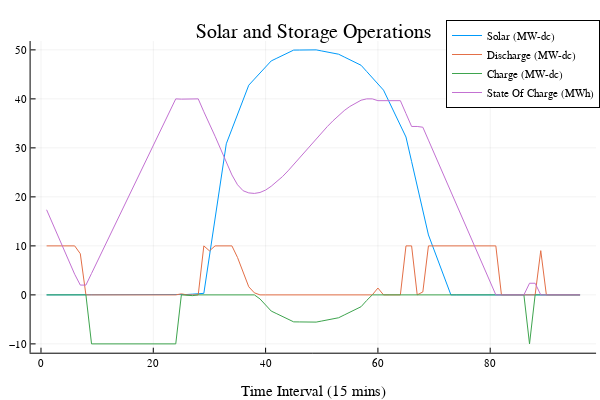

The notebook cell saved with this chart:
### Markdown cell above
Finally, let's plot the optimal operational decisions for our solar and storage system....

### Code cell
plot(results.Solar_Output, label="Solar (MW-dc)")
plot!(results.Storage_Discharge, label="Discharge (MW-dc)")
plot!(-1*results.Storage_Charge, label="Charge (MW-dc)")
plot!(results.Storage_SOC, label="State Of Charge (MWh)")
title!("Solar and Storage Operations")
xaxis!("Time Interval (15 mins)")
yaxis!("")

### Figure 1 — Plotly figure (JSON) as saved in the notebook; plotly's stock layout.template omitted (floating-point values rounded to 4 significant figures)
{"data": [{"colorbar": {"title": ""}, "legendgroup": "Solar (MW-dc)", "line": {"color": "rgba(0, 154, 250, 1.000)", "dash": "solid", "shape": "linear", "width": 1}, "mode": "lines", "name": "Solar (MW-dc)", "showlegend": true, "type": "scatter", "x": [1, 2, 3, 4, 5, 6, 7, 8, 9, 10, 11, 12, 13, 14, 15, 16, 17, 18, 19, 20, 21, 22, 23, 24, 25, 26, 27, 28, 29, 30, 31, 32, 33, 34, 35, 36, 37, 38, 39, 40, 41, 42, 43, 44, 45, 46, 47, 48, 49, 50, 51, 52, 53, 54, 55, 56, 57, 58, 59, 60, 61, 62, 63, 64, 65, 66, 67, 68, 69, 70, 71, 72, 73, 74, 75, 76, 77, 78, 79, 80, 81, 82, 83, 84, 85, 86, 87, 88, 89, 90, 91, 92, 93, 94, 95, 96], "xaxis": "x", "y": [0, 0, 0, 0, 0, 0, 0, 0, 0, 0, 0, 0, 0, 0, 0, 0, 0, 0, 0, 0, 0, 0, 0, 0, 0, 0.077, 0.154, 0.232, 0.309, 7.94, 15.57, 23.2, 30.83, 33.82, 36.81, 39.8, 42.79, 44.03, 45.27, 46.51, 47.75, 48.3, 48.85, 49.4, 49.95, 49.97, 49.98, 49.99, 50, 49.78, 49.56, 49.34, 49.11, 48.55, 47.98, 47.42, 46.86, 45.59, 44.32, 43.05, 41.78, 39.39, 37.0, 34.6, 32.21, 27.22, 22.22, 17.23, 12.23, 9.175, 6.116, 3.058, 0, 0, 0, 0, 0, 0, 0, 0, 0, 0, 0, 0, 0, 0, 0, 0, 0, 0, 0, 0, 0, 0, 0, 0], "yaxis": "y", "zmax": null, "zmin": null}, {"colorbar": {"title": ""}, "legendgroup": "Discharge (MW-dc)", "line": {"color": "rgba(227, 111, 71, 1.000)", "dash": "solid", "shape": "linear", "width": 1}, "mode": "lines", "name": "Discharge (MW-dc)", "showlegend": true, "type": "scatter", "x": [1, 2, 3, 4, 5, 6, 7, 8, 9, 10, 11, 12, 13, 14, 15, 16, 17, 18, 19, 20, 21, 22, 23, 24, 25, 26, 27, 28, 29, 30, 31, 32, 33, 34, 35, 36, 37, 38, 39, 40, 41, 42, 43, 44, 45, 46, 47, 48, 49, 50, 51, 52, 53, 54, 55, 56, 57, 58, 59, 60, 61, 62, 63, 64, 65, 66, 67, 68, 69, 70, 71, 72, 73, 74, 75, 76, 77, 78, 79, 80, 81, 82, 83, 84, 85, 86, 87, 88, 89, 90, 91, 92, 93, 94, 95, 96], "xaxis": "x", "y": [10, 10, 10, 10, 10, 10, 8.4, 0, 0, 0, 0, 0, 0, 0, 0, 0, 0, 0, 0, 0, 0, 0, 0, 0, 0.2085, 0, 0, 0, 10, 8.982, 10, 10, 10, 10, 7.632, 4.643, 1.653, 0.4154, 0, 0, 0, 0, 0, 0, 0, 0, 0, 0, 0, 0, 0, 0, 0, 0, 0, 0, 0, 0, 0, 1.395, 0, 0, 0, 0, 10, 10, 0, 0.6046, 10, 10, 10, 10, 10, 10, 10, 10, 10, 10, 10, 10, 10, 0, 0, 0, 0, 0, 0, 0, 9.025, 0, 0, 0, 0, 0, 0, 0], "yaxis": "y", "zmax": null, "zmin": null}, {"colorbar": {"title": ""}, "legendgroup": "Charge (MW-dc)", "line": {"color": "rgba(62, 164, 78, 1.000)", "dash": "solid", "shape": "linear", "width": 1}, "mode": "lines", "name": "Charge (MW-dc)", "showlegend": true, "type": "scatter", "x": [1, 2, 3, 4, 5, 6, 7, 8, 9, 10, 11, 12, 13, 14, 15, 16, 17, 18, 19, 20, 21, 22, 23, 24, 25, 26, 27, 28, 29, 30, 31, 32, 33, 34, 35, 36, 37, 38, 39, 40, 41, 42, 43, 44, 45, 46, 47, 48, 49, 50, 51, 52, 53, 54, 55, 56, 57, 58, 59, 60, 61, 62, 63, 64, 65, 66, 67, 68, 69, 70, 71, 72, 73, 74, 75, 76, 77, 78, 79, 80, 81, 82, 83, 84, 85, 86, 87, 88, 89, 90, 91, 92, 93, 94, 95, 96], "xaxis": "x", "y": [0, 0, 0, 0, 0, 0, 0, 0, -10, -10, -10, -10, -10, -10, -10, -10, -10, -10, -10, -10, -10, -10, -10, -10, 0, -0.077, -0.154, 0, 0, 0, 0, 0, 0, 0, 0, 0, 0, 0, -0.8236, -2.063, -3.302, -3.854, -4.406, -4.957, -5.509, -5.521, -5.533, -5.544, -5.556, -5.334, -5.112, -4.891, -4.669, -4.105, -3.541, -2.978, -2.414, -1.144, 0, 0, 0, 0, 0, 0, 0, 0, 0, 0, 0, 0, 0, 0, 0, 0, 0, 0, 0, 0, 0, 0, 0, 0, 0, 0, 0, 0, -10, 0, 0, 0, 0, 0, 0, 0, 0, 0], "yaxis": "y", "zmax": null, "zmin": null}, {"colorbar": {"title": ""}, "legendgroup": "State Of Charge (MWh)", "line": {"color": "rgba(195, 113, 210, 1.000)", "dash": "solid", "shape": "linear", "width": 1}, "mode": "lines", "name": "State Of Charge (MWh)", "showlegend": true, "type": "scatter", "x": [1, 2, 3, 4, 5, 6, 7, 8, 9, 10, 11, 12, 13, 14, 15, 16, 17, 18, 19, 20, 21, 22, 23, 24, 25, 26, 27, 28, 29, 30, 31, 32, 33, 34, 35, 36, 37, 38, 39, 40, 41, 42, 43, 44, 45, 46, 47, 48, 49, 50, 51, 52, 53, 54, 55, 56, 57, 58, 59, 60, 61, 62, 63, 64, 65, 66, 67, 68, 69, 70, 71, 72, 73, 74, 75, 76, 77, 78, 79, 80, 81, 82, 83, 84, 85, 86, 87, 88, 89, 90, 91, 92, 93, 94, 95, 96], "xaxis": "x", "y": [17.37, 14.74, 12.11, 9.474, 6.842, 4.211, 2.0, 2.0, 4.375, 6.75, 9.125, 11.5, 13.87, 16.25, 18.62, 21.0, 23.37, 25.75, 28.12, 30.5, 32.88, 35.25, 37.62, 40, 39.95, 39.96, 40, 40, 37.37, 35.0, 32.37, 29.74, 27.11, 24.48, 22.47, 21.25, 20.81, 20.7, 20.9, 21.39, 22.17, 23.09, 24.13, 25.31, 26.62, 27.93, 29.25, 30.56, 31.88, 33.15, 34.36, 35.52, 36.63, 37.61, 38.45, 39.16, 39.73, 40, 40, 39.63, 39.63, 39.63, 39.63, 39.63, 37.0, 34.37, 34.37, 34.21, 31.58, 28.95, 26.32, 23.68, 21.05, 18.42, 15.79, 13.16, 10.53, 7.895, 5.263, 2.632, 0, 0, 0, 0, 0, 0, 2.375, 2.375, 0, 0, 0, 0, 0, 0, 0, 0], "yaxis": "y", "zmax": null, "zmin": null}], "layout": {"annotations": [{"font": {"color": "rgba(0, 0, 0, 1.000)", "family": "sans-serif", "size": 20}, "rotation": 0, "showarrow": false, "text": "Solar and Storage Operations", "x": 0.5222, "xanchor": "center", "xref": "paper", "y": 1, "yanchor": "top", "yref": "paper"}], "height": 400, "legend": {"bgcolor": "rgba(255, 255, 255, 1.000)", "bordercolor": "rgba(0, 0, 0, 1.000)", "borderwidth": 1, "font": {"color": "rgba(0, 0, 0, 1.000)", "family": "sans-serif", "size": 11}, "title": {"font": {"color": "rgba(0, 0, 0, 1.000)", "family": "sans-serif", "size": 15}, "text": ""}, "tracegroupgap": 0, "traceorder": "normal", "x": 1, "xanchor": "auto", "y": 1, "yanchor": "auto"}, "margin": {"b": 20, "l": 0, "r": 0, "t": 20}, "paper_bgcolor": "rgba(255, 255, 255, 1.000)", "plot_bgcolor": "rgba(255, 255, 255, 1.000)", "showlegend": true, "width": 600, "xaxis": {"anchor": "y", "domain": [0.05101, 0.9934], "gridcolor": "rgba(0, 0, 0, 0.100)", "gridwidth": 0.5, "linecolor": "rgba(0, 0, 0, 1.000)", "mirror": false, "range": [-1.85, 98.85], "showgrid": true, "showline": true, "showticklabels": true, "tickangle": 0, "tickcolor": "rgb(0, 0, 0)", "tickfont": {"color": "rgba(0, 0, 0, 1.000)", "family": "sans-serif", "size": 11}, "tickmode": "array", "ticks": "inside", "ticktext": ["0", "20", "40", "60", "80"], "tickvals": [0, 20, 40, 60, 80], "title": "Time Interval (15 mins)", "titlefont": {"color": "rgba(0, 0, 0, 1.000)", "family": "sans-serif", "size": 15}, "type": "-", "visible": true, "zeroline": false, "zerolinecolor": "rgba(0, 0, 0, 1.000)"}, "yaxis": {"anchor": "x", "domain": [0.07581, 0.9415], "gridcolor": "rgba(0, 0, 0, 0.100)", "gridwidth": 0.5, "linecolor": "rgba(0, 0, 0, 1.000)", "mirror": false, "range": [-11.8, 51.8], "showgrid": true, "showline": true, "showticklabels": true, "tickangle": 0, "tickcolor": "rgb(0, 0, 0)", "tickfont": {"color": "rgba(0, 0, 0, 1.000)", "family": "sans-serif", "size": 11}, "tickmode": "array", "ticks": "inside", "ticktext": ["−10", "0", "10", "20", "30", "40", "50"], "tickvals": [-10, 0, 10, 20, 30, 40, 50], "title": "", "titlefont": {"color": "rgba(0, 0, 0, 1.000)", "family": "sans-serif", "size": 15}, "type": "-", "visible": true, "zeroline": false, "zerolinecolor": "rgba(0, 0, 0, 1.000)"}}}
